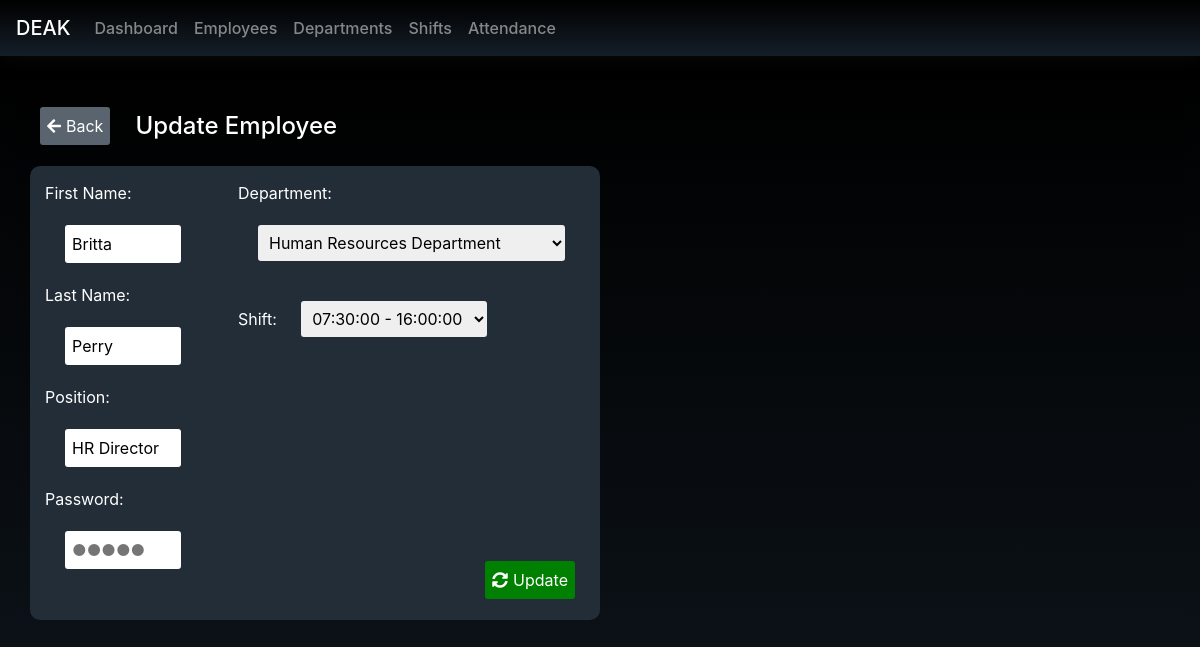
/editEmployee.php?employee_id=26321, run on the app's committed database.
### tables this page shows
CREATE TABLE `employee` (
  `employee_id` int(20) NOT NULL,
  `employee_firstName` varchar(200) NOT NULL,
  `employee_lastName` varchar(200) NOT NULL,
  `employee_position` varchar(200) NOT NULL,
  `employee_image` blob NOT NULL,
  `employee_department` varchar(200) NOT NULL,
  `employee_shift` varchar(200) NOT NULL,
  `employee_password` varchar(20) NOT NULL
);

### editEmployee.php (the view, shortened to what this page needs)
<?php
    include 'database.php';
	$id = $_GET['employee_id'];
    $sql= "SELECT * FROM employee WHERE employee_id=$id LIMIT 1";
    $result = mysqli_query($conn, $sql);
    $row = mysqli_fetch_assoc($result);
?>
<head>
	<link rel="stylesheet" type="text/css" href="https://stackpath.bootstrapcdn.com/bootstrap/4.3.1/css/bootstrap.min.css">
    <link rel="stylesheet" href="https://cdnjs.cloudflare.com/ajax/libs/font-awesome/5.15.3/css/all.min.css" />
	<link rel="stylesheet" type="text/css" href="styles.css">
</head>
<body>
	<nav class="navbar navbar-expand-lg navbar-dark bg-dark">
		<a class="navbar-brand" href="dashboard.php">DEAK</a>
		<div class="collapse navbar-collapse" id="navbarNav">
			<ul class="navbar-nav">
				<li class="nav-item">
					<a class="nav-link" href="dashboard.php">Dashboard</a>
				</li>
				<li class="nav-item">
					<a class="nav-link" href="employees.php">Employees</a>
				</li>
                <li class="nav-item">
					<a class="nav-link" href="departments.php">Departments</a>
				</li>
				<li class="nav-item">
					<a class="nav-link" href="shifts.php">Shifts</a>
				</li>
				<li class="nav-item">
					<a class="nav-link" href="attendance.php">Attendance</a>
				</li>
			</ul>
		</div>
	</nav>
    <main class="container-fluid py-3">
		<div class="row">
			<div class="col-md-12">
				<div class="addEmployeeMain">
                    <div class="formTitle">
                        <form method="post">
                            <button name="backToEmployees"><i class="fas fa-arrow-left"></i>Back</button>
                        </form>
                        <h4>Update Employee</h4>
                    </div>
                    <div class="addEmployeeForm">
                        <form method="post">
                            <div>
                                <label for="firstname">First Name:</label>
                                <input class="addEmployeeItem" name="firstname" value="<?php echo $row["employee_firstName"]; ?>" placeholder="Ex. John"><br>
                                <label for="lastname">Last Name:</label>
                                <input class="addEmployeeItem" name="lastname" value="<?php echo $row["employee_lastName"]; ?>" placeholder="Ex. Doe"><br>
                                <label for="position">Position:</label><br>
                                <input class="addEmployeeItem" name="position" value="<?php echo $row["employee_position"]; ?>" placeholder="Ex. Employee"><br>
                                <label for="empPW">Password:</label>
                                <input type="password" name="empPW" placeholder="●●●●●">
                            </div>
                            <div>
                                <label for="department">Department:</label>
                                <select class="addEmployeeItem" name="department">
                                    <?php
                                        echo '<option value="' . $row['employee_department'] . '">' . $row['employee_department'] . '</option>';
                                    ?>
                                </select><br>
                                <label for="shift">Shift:</label>
                                <select class="addEmployeeItem" name="shift">
                                    <?php
                                        echo '<option value="' . $row['employee_shift'] . '">' . $row['employee_shift'] . '</option>';
                                    ?>
                                </select>
                                <div>
                                    <button name="update"><i class="fas fa-sync-alt"></i>Update</button>
                                </div>
                            </div>
                        </form>
                    </div>
                </div>
			</div>
		</div>
	</main>
</body>

### styles.css (style rules this page uses)
nav { background-image: linear-gradient(to bottom, black, rgb(20,30,40)); box-shadow: 1px 1px 20px rgb(10,10,10); position: relative; font-weight: 500; }
main { background-image: linear-gradient(to bottom, black, rgb(20,30,40)); }
input { padding: 7px; border-radius: 3px; border: none; }
button { padding: 7px; background-color: green; color: white; border: none; border-radius: 3px; transition: opacity 0.25s; }
i { margin: 0 5px 0 0; }
.addEmployeeMain h4 { color: white; margin: 25px 15px; }
.formTitle { display: flex; align-items: center; }
.formTitle form { height: 50%; margin: 0 10px 0 10px; }
.formTitle button { background-color: rgb(90,100,110); border-radius: 3px; }
.addEmployeeMain { background-image: linear-gradient(to bottom, black, rgb(20,30,40)); height: 1000px; padding: 15px; }
.addEmployeeForm, .addDeptForm, .addShiftForm { padding: 15px; background-color: rgb(35,45,55); border-radius: 10px; color: white; width: 50%; }
.addEmployeeForm form { display: flex; justify-content: center; position: relative; }
.addEmployeeForm label, .addDeptForm label, .addShiftForm label { margin: 0; }
.addEmployeeForm input { margin: 20px; width: 60%; }
.addEmployeeForm button, .addDeptForm button { position: absolute; right: 10px; bottom: -10px; }
select { margin: 20px; padding: 7px; border-radius: 3px; border: none; }

### data on the page
employee: firstname "Britta", lastname "Perry", position "HR Director", department "Human Resources Department", shift "07:30:00 - 16:00:00"
